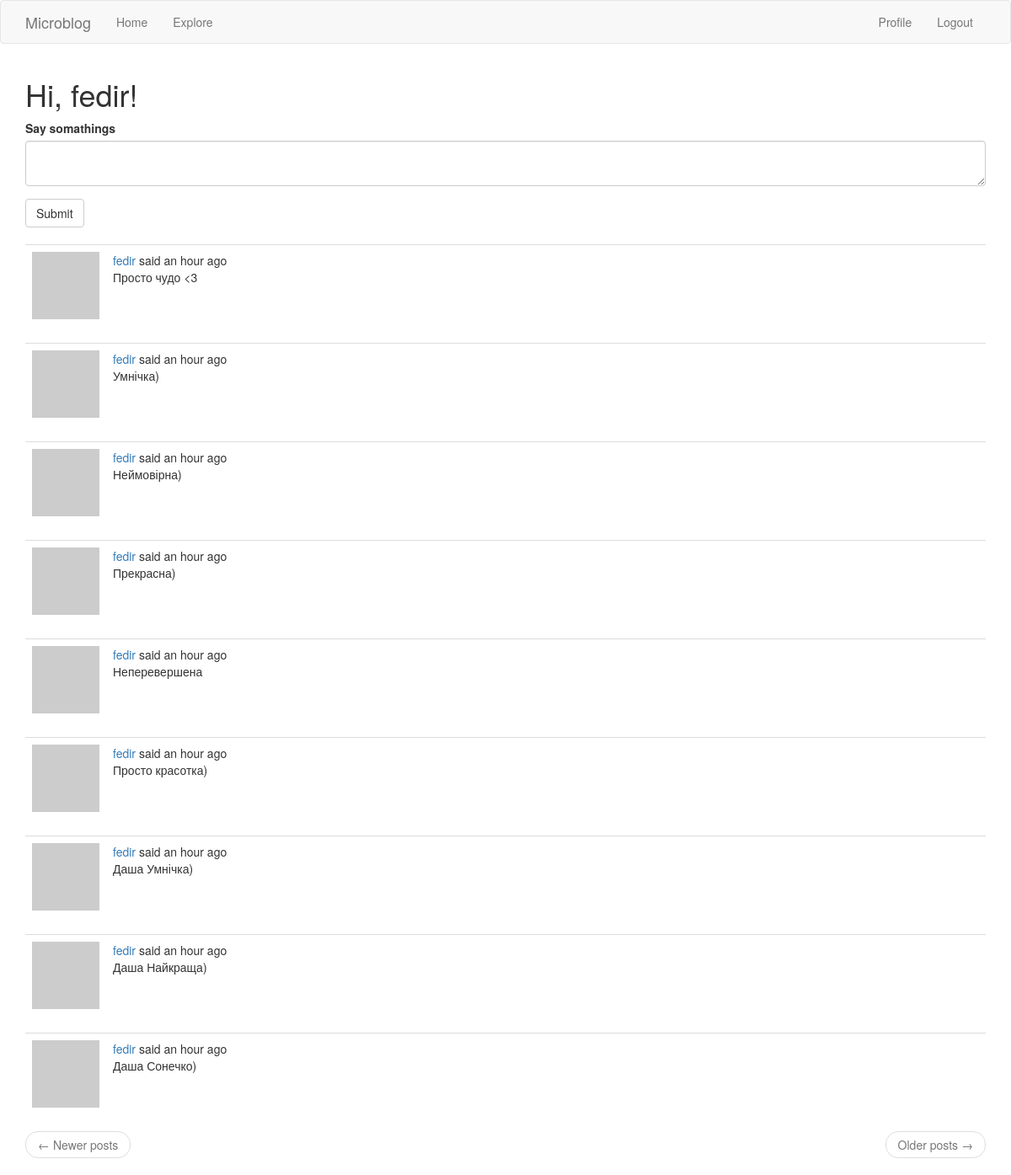
The app's page /index (signed in) with its own data.
### app/models.py (models this page shows, shortened)
class User(UserMixin, db.Model):
    id = db.Column(db.Integer, primary_key=True)
    username = db.Column(db.String(64), index=True, unique=True)
    email = db.Column(db.String(120), index=True, unique=True)
    password_hash = db.Column(db.String(128))
    about_me = db.Column(db.String(140))
    last_seen = db.Column(db.DateTime, default=datetime.utcnow)
    posts = db.relationship("Post", backref="author", lazy="dynamic")
    followed = db.relationship("User",
                               secondary=followers,
                               primaryjoin=(followers.c.follower_id == id),
                               secondaryjoin=(followers.c.followed_id == id),
                               backref=db.backref("followers", lazy="dynamic"),
                               lazy="dynamic"
                               )
    def avatar(self, size):
        digest = md5(self.email.lower().encode("utf-8")).hexdigest()
        return f"https://www.gravatar.com/avatar/{digest}?d=identicon&s={size}"
    def followed_posts(self):
        followed = Post.query.join(
            followers, (followers.c.followed_id == Post.user_id)).filter(
            followers.c.follower_id == self.id)
        own = Post.query.filter_by(user_id=self.id)
        return followed.union(own).order_by(Post.timestamp.desc())

class Post(db.Model):
    id = db.Column(db.Integer, primary_key=True)
    body = db.Column(db.String(140))
    timestamp = db.Column(db.DateTime, index=True, default=datetime.utcnow)
    user_id = db.Column(db.Integer, db.ForeignKey("user.id"))

### app/routes.py (the view)
@app.route("/", methods=["GET", "POST"])
@app.route("/index", methods=["GET", "POST"])
@login_required
def index():
    form = PostForm()
    if form.validate_on_submit():
        post = Post(body=form.post.data, author=current_user)
        db.session.add(post)
        db.session.commit()
        flash("Your message is now live!")
        return redirect(url_for("index"))
    page = request.args.get("page", 1, type=int)
    posts = current_user.followed_posts().paginate(page, app.config["POSTS_PER_PAGE"], False)
    next_url = url_for("index", page=posts.next_num) if posts.has_next else None
    prev_url = url_for("index", page=posts.prev_num) if posts.has_prev else None
    return render_template("index.html",
                           title='Home Page',
                           form=form,
                           posts=posts.items,
                           next_url=next_url,
                           prev_url=prev_url
                           )

### app/forms.py
class PostForm(FlaskForm):
    post = TextAreaField("Say somathings", validators=[DataRequired(), Length(min=1, max=140)])
    submit = SubmitField("Submit")

### app/models.py (called while the page is built)
@login.user_loader
def load_user(id):
    return User.query.get(int(id))

### app/routes.py (called while the page is built)
@app.before_request
def before_request():
    if current_user.is_authenticated:
        current_user.last_seen = datetime.utcnow()
        db.session.commit()
    g.locale = str(get_locale())

### app/templates/index.html
{% extends "base.html" %}
{% import 'bootstrap/wtf.html' as wtf %}
{% block app_content %}
    <h1>{{ _('Hi, %(username)s!', username=current_user.username) }}</h1>
    {% if form %}
    {{ wtf.quick_form(form) }}
    <br>
    {% endif %}
    {% for post in posts %}
        {% include '_post.html' %}
    {% endfor %}
    <nav aria-label="...">
        <ul class="pager">
            <li class="previous{% if not prev_url %} disabled{% endif %}">
                <a href="{{ prev_url or '#' }}">
                    <span aria-hidden="true">&larr;</span> {{ _('Newer posts') }}
                </a>
            </li>
            <li class="next{% if not next_url %} disabled{% endif %}">
                <a href="{{ next_url or '#' }}">
                    {{ _('Older posts') }} <span aria-hidden="true">&rarr;</span>
                </a>
            </li>
        </ul>
    </nav>
{% endblock %}

### app/templates/_post.html (shortened to what this page needs)
    <table class="table table-hover">
        <tr>
            <td width="70px">
                <a href="{{ url_for('user', username=post.author.username) }}">
                    <img src="{{ post.author.avatar(70) }}" />
                </a>
            </td>
            <td>
                {{ _('%(username)s said %(when)s',
                    username=user_link, when=moment(post.timestamp).fromNow()) }}
                <br>
                {{ post.body }}
            </td>
        </tr>
    </table>

### records on screen
Post: body "Просто чудо <3"
Post: body "Умнічка)"
Post: body "Неймовірна)"
Post: body "Прекрасна)"
Post: body "Неперевершена"
Post: body "Просто красотка)"
Post: body "Даша Умнічка)"
Post: body "Даша Найкраща)"
Post: body "Даша Сонечко)"
